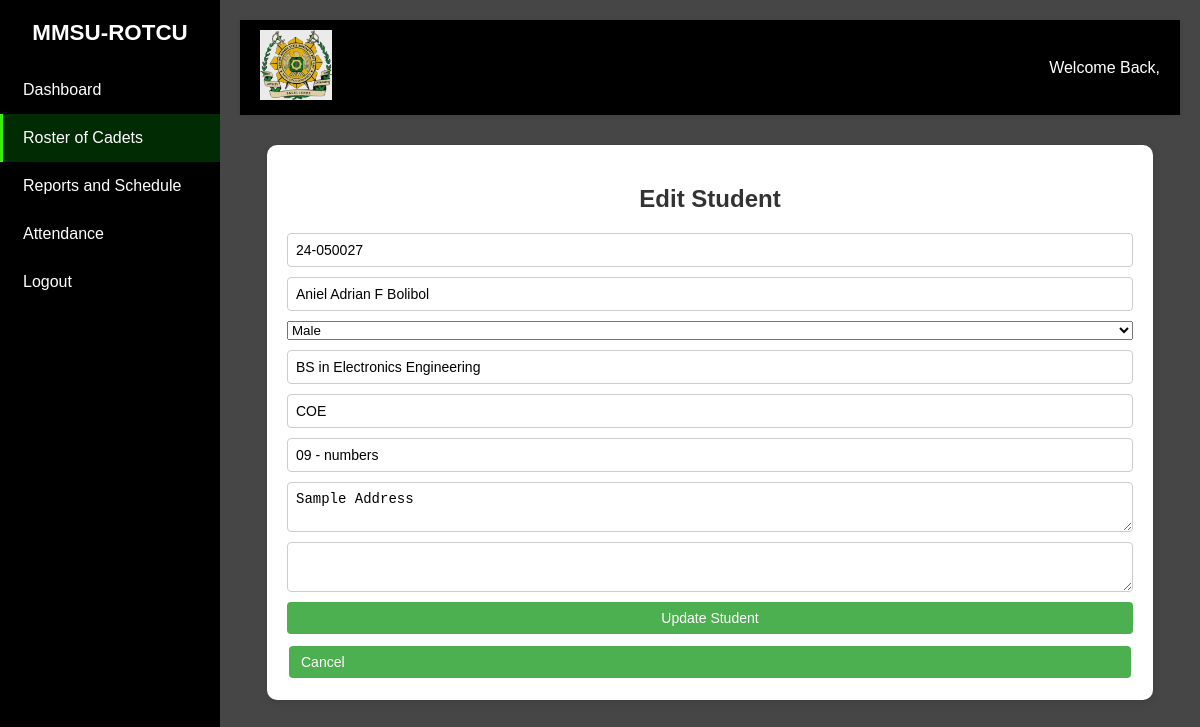
The page /edit.php?id=3 on the database its author committed.
### tables this page shows
CREATE TABLE `students` (
  `id` int(11) NOT NULL,
  `student_number` varchar(50) NOT NULL,
  `name` varchar(100) NOT NULL,
  `gender` varchar(10) DEFAULT NULL,
  `course` varchar(100) NOT NULL,
  `college` varchar(100) NOT NULL,
  `contact_number` varchar(20) DEFAULT NULL,
  `address` text DEFAULT NULL,
  `additional_info` text DEFAULT NULL
);

### edit.php (the view, shortened to what this page needs)
<?php
$host = 'localhost';
$db = 'ro_db';
$user = 'root';
$pass = '';
$port = 4306;
try {
    $pdo = new PDO("mysql:host=$host;dbname=$db;port=$port;charset=utf8", $user, $pass);
    $pdo->setAttribute(PDO::ATTR_ERRMODE, PDO::ERRMODE_EXCEPTION);
} catch (PDOException $e) {
    die("Database connection failed: " . $e->getMessage());
}
$id = $_GET['id'];
$stmt = $pdo->prepare("SELECT * FROM students WHERE id=?");
$stmt->execute([$id]);
$student = $stmt->fetch();
?>
<!DOCTYPE html>
<html lang="en">
<head>
    <link rel="stylesheet" href="css/roster.css">
</head>
<body>
    <div class="sidebar">
        <div class="logo">MMSU-ROTCU</div>
        <ul class="menu">
            <li><a href="dashboard.php">Dashboard</a></li>
            <li class="active"><a href="#">Roster of Cadets</a></li>
            <li><a href="rs.php">Reports and Schedule</a></li>
            <li><a href="att_check.php">Attendance</a></li>
            <li><a href="backend/logout.php">Logout</a></li>
        </ul>
    </div>
    <div class="main-content">
        <div class="topbar">
            <div class="toggle-btn" onclick="toggleSidebar()">
                <img src="css/images/logo.jpg" alt="logo" height="70">
            </div>
            <div class="user-info">
                <?php
                    echo "Welcome Back, " . htmlspecialchars($_SESSION['user']);
                ?>
            </div>
        </div>
    <div class="container">
        <h2>Edit Student</h2>
        <form method="post">
            <input type="text" name="student_number" value="<?= htmlspecialchars($student['student_number']) ?>" required>
            <input type="text" name="name" value="<?= htmlspecialchars($student['name']) ?>" required>
            <select name="gender" required>
                <option value="Male" <?= $student['gender'] === 'Male' ? 'selected' : '' ?>>Male</option>
            </select>
            <input type="text" name="course" value="<?= htmlspecialchars($student['course']) ?>" required>
            <input type="text" name="college" value="<?= htmlspecialchars($student['college']) ?>" required>
            <input type="text" name="contact_number" value="<?= htmlspecialchars($student['contact_number']) ?>">
            <textarea name="address"><?= htmlspecialchars($student['address']) ?></textarea>
            <textarea name="additional_info"><?= htmlspecialchars($student['additional_info']) ?></textarea>
            <input type="submit" name="update" value="Update Student">
            <a href="roster.php" class="btn-link">Cancel</a>
        </form>
    </div>
</body>
</html>

### roster.css (style rules this page uses)
body { margin: 0; font-family: Arial, sans-serif; background: rgb(70, 70, 70); display: flex; }
.sidebar { width: 220px; background: #000000; color: #fff; height: 100vh; position: fixed; top: 0; left: 0; padding: 20px 0; transition: width 0.3s; }
.sidebar .logo { text-align: center; font-size: 1.4em; font-weight: bold; margin-bottom: 20px; }
.sidebar .menu { list-style: none; padding: 0; }
.sidebar .menu li { padding: 15px 20px; border-left: 3px solid transparent; }
.sidebar .menu li.active, .sidebar .menu li:hover { background: #04710662; border-left: 3px solid #3aee0d; }
.sidebar .menu li a { color: #fff; text-decoration: none; display: block; }
.main-content { margin-left: 220px; padding: 20px; width: calc(100% - 220px); }
.topbar { display: flex; justify-content: space-between; align-items: center; background: #000000; padding: 10px 20px; box-shadow: 0 1px 4px rgba(0,0,0,0.1); color: white; }
.toggle-btn { cursor: pointer; font-size: 20px; }
.container { width: 90%; max-width: 1000px; margin: 30px auto; background: #fff; padding: 20px; border-radius: 10px; box-shadow: 0 2px 8px rgba(0,0,0,0.1); }
h1, h2 { text-align: center; color: #333; }
button, .btn-link { background-color: #4CAF50; border: none; padding: 8px 12px; border-radius: 4px; color: white; cursor: pointer; text-decoration: none; font-size: 14px; margin: 2px; }
form { display: flex; flex-direction: column; gap: 10px; }
input, textarea { padding: 8px; border: 1px solid #ccc; border-radius: 4px; font-size: 14px; }
input[type="submit"] { background-color: #4CAF50; color: white; border: none; cursor: pointer; }

### rows shown on the page
students: student_number "24-050027", name "Aniel Adrian F Bolibol", gender "Male", course "BS in Electronics Engineering", college "COE", contact_number "09 - numbers", address "Sample Address"
